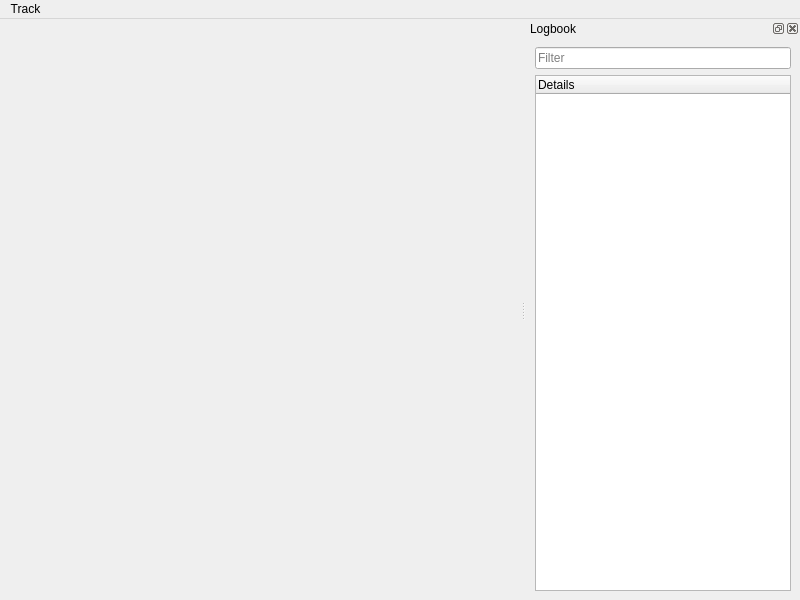
<?xml version="1.0" encoding="UTF-8"?>
<ui version="4.0">
 <class>MainWindow</class>
 <widget class="QMainWindow" name="MainWindow">
  <property name="geometry">
   <rect>
    <x>0</x>
    <y>0</y>
    <width>800</width>
    <height>600</height>
   </rect>
  </property>
  <property name="windowTitle">
   <string>FlySight Viewer</string>
  </property>
  <widget class="QCustomPlot" name="centralwidget"/>
  <widget class="QMenuBar" name="menubar">
   <property name="geometry">
    <rect>
     <x>0</x>
     <y>0</y>
     <width>800</width>
     <height>22</height>
    </rect>
   </property>
   <widget class="QMenu" name="menuTrack">
    <property name="title">
     <string>Track</string>
    </property>
    <addaction name="actionImport"/>
   </widget>
   <addaction name="menuTrack"/>
  </widget>
  <widget class="QDockWidget" name="logbookDock">
   <property name="windowTitle">
    <string>Logbook</string>
   </property>
   <attribute name="dockWidgetArea">
    <number>2</number>
   </attribute>
   <widget class="QWidget" name="dockWidgetContents">
    <layout class="QVBoxLayout" name="verticalLayout">
     <item>
      <widget class="QLineEdit" name="logbookSearchEdit">
       <property name="placeholderText">
        <string>Filter</string>
       </property>
      </widget>
     </item>
     <item>
      <widget class="QTreeWidget" name="logbookTreeWidget">
       <column>
        <property name="text">
         <string notr="true">Details</string>
        </property>
       </column>
      </widget>
     </item>
    </layout>
   </widget>
  </widget>
  <action name="actionImport">
   <property name="text">
    <string>Import</string>
   </property>
   <property name="shortcut">
    <string>Ctrl+T</string>
   </property>
  </action>
 </widget>
 <customwidgets>
  <customwidget>
   <class>QCustomPlot</class>
   <extends>QWidget</extends>
   <header>qcustomplot/qcustomplot.h</header>
   <container>1</container>
  </customwidget>
 </customwidgets>
 <resources/>
 <connections/>
</ui>
